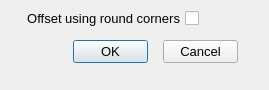
<?xml version="1.0" encoding="UTF-8"?>
<ui version="4.0">
 <class>Offset_Dialog</class>
 <widget class="QDialog" name="Offset_Dialog">
  <property name="geometry">
   <rect>
    <x>0</x>
    <y>0</y>
    <width>269</width>
    <height>90</height>
   </rect>
  </property>
  <property name="minimumSize">
   <size>
    <width>269</width>
    <height>90</height>
   </size>
  </property>
  <property name="maximumSize">
   <size>
    <width>269</width>
    <height>90</height>
   </size>
  </property>
  <property name="font">
   <font>
    <pointsize>10</pointsize>
   </font>
  </property>
  <property name="windowTitle">
   <string>Offset profile</string>
  </property>
  <widget class="QCheckBox" name="_100">
   <property name="enabled">
    <bool>true</bool>
   </property>
   <property name="geometry">
    <rect>
     <x>18</x>
     <y>8</y>
     <width>181</width>
     <height>21</height>
    </rect>
   </property>
   <property name="layoutDirection">
    <enum>Qt::RightToLeft</enum>
   </property>
   <property name="text">
    <string>Offset using round corners</string>
   </property>
   <property name="checkable">
    <bool>true</bool>
   </property>
   <property name="checked">
    <bool>false</bool>
   </property>
   <property name="tristate">
    <bool>false</bool>
   </property>
  </widget>
  <widget class="QPushButton" name="_2">
   <property name="geometry">
    <rect>
     <x>163</x>
     <y>40</y>
     <width>75</width>
     <height>23</height>
    </rect>
   </property>
   <property name="text">
    <string>Cancel</string>
   </property>
   <property name="autoDefault">
    <bool>false</bool>
   </property>
  </widget>
  <widget class="QPushButton" name="_1">
   <property name="geometry">
    <rect>
     <x>73</x>
     <y>40</y>
     <width>75</width>
     <height>23</height>
    </rect>
   </property>
   <property name="text">
    <string>OK</string>
   </property>
   <property name="default">
    <bool>true</bool>
   </property>
  </widget>
 </widget>
 <tabstops>
  <tabstop>_100</tabstop>
  <tabstop>_1</tabstop>
  <tabstop>_2</tabstop>
 </tabstops>
 <resources/>
 <connections/>
</ui>
